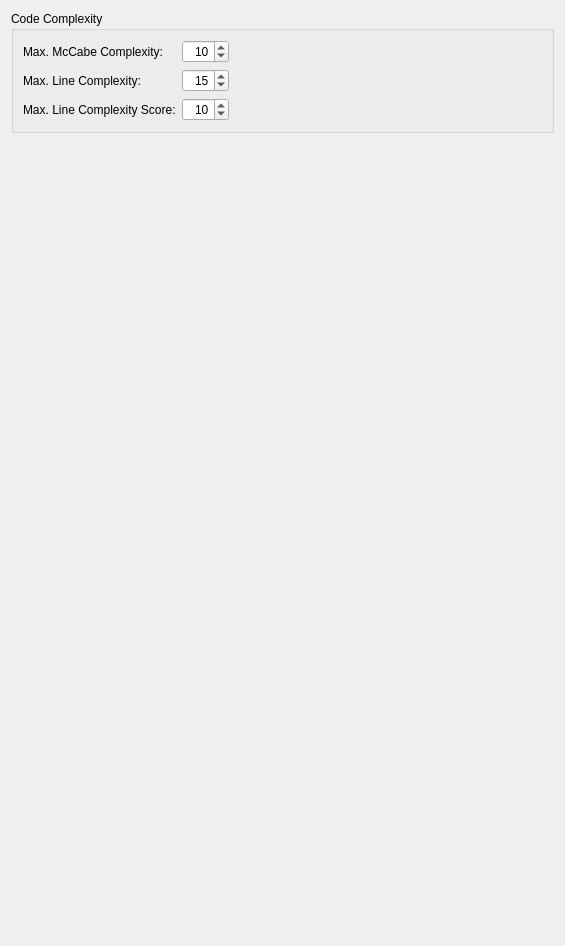
         <widget class="QWidget" name="codeComplexityTab">
          <attribute name="title">
           <string>Complexity</string>
          </attribute>
          <layout class="QVBoxLayout" name="verticalLayout_17">
           <item>
            <widget class="QGroupBox" name="groupBox_3">
             <property name="title">
              <string>Code Complexity</string>
             </property>
             <layout class="QGridLayout" name="gridLayout_4">
              <item row="0" column="2" rowspan="2">
               <spacer name="horizontalSpacer_5">
                <property name="orientation">
                 <enum>Qt::Horizontal</enum>
                </property>
                <property name="sizeHint" stdset="0">
                 <size>
                  <width>313</width>
                  <height>20</height>
                 </size>
                </property>
               </spacer>
              </item>
              <item row="0" column="0">
               <widget class="QLabel" name="label_8">
                <property name="text">
                 <string>Max. McCabe Complexity:</string>
                </property>
               </widget>
              </item>
              <item row="0" column="1">
               <widget class="QSpinBox" name="complexitySpinBox">
                <property name="toolTip">
                 <string>Enter the maximum allowed code complexity (McCabe: 10)</string>
                </property>
                <property name="alignment">
                 <set>Qt::AlignRight|Qt::AlignTrailing|Qt::AlignVCenter</set>
                </property>
                <property name="maximum">
                 <number>100</number>
                </property>
                <property name="value">
                 <number>10</number>
                </property>
               </widget>
              </item>
              <item row="1" column="0">
               <widget class="QLabel" name="label_13">
                <property name="text">
                 <string>Max. Line Complexity:</string>
                </property>
               </widget>
              </item>
              <item row="1" column="1">
               <widget class="QSpinBox" name="lineComplexitySpinBox">
                <property name="toolTip">
                 <string>Enter the maximum complexity (number of nodes) for a line of code</string>
                </property>
                <property name="alignment">
                 <set>Qt::AlignRight|Qt::AlignTrailing|Qt::AlignVCenter</set>
                </property>
                <property name="maximum">
                 <number>100</number>
                </property>
                <property name="value">
                 <number>15</number>
                </property>
               </widget>
              </item>
              <item row="2" column="0">
               <widget class="QLabel" name="label_14">
                <property name="text">
                 <string>Max. Line Complexity Score:</string>
                </property>
               </widget>
              </item>
              <item row="2" column="1">
               <widget class="QSpinBox" name="lineComplexityScoreSpinBox">
                <property name="toolTip">
                 <string>Enter the maximum allowed median for line complexity</string>
                </property>
                <property name="alignment">
                 <set>Qt::AlignRight|Qt::AlignTrailing|Qt::AlignVCenter</set>
                </property>
                <property name="maximum">
                 <number>100</number>
                </property>
                <property name="value">
                 <number>10</number>
                </property>
               </widget>
              </item>
             </layout>
            </widget>
           </item>
           <item>
            <spacer name="verticalSpacer_8">
             <property name="orientation">
              <enum>Qt::Vertical</enum>
             </property>
             <property name="sizeHint" stdset="0">
              <size>
               <width>20</width>
               <height>802</height>
              </size>
             </property>
            </spacer>
           </item>
          </layout>
         </widget>
